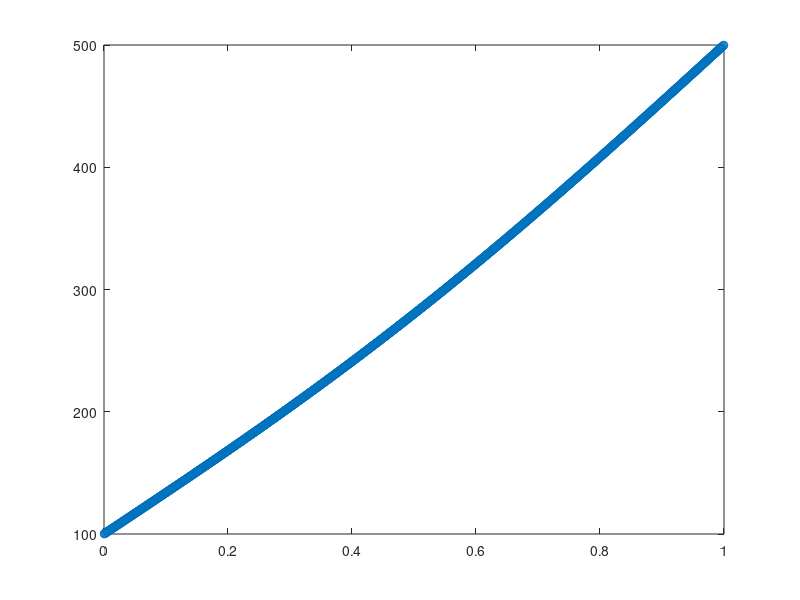

MATLAB code for this plot:
%Simulating the unsteady state 1-D Diffusion equation (Fourier's equation)
...by the Finite Volume Method using fully implicit scheme
    
% Governning equation : k*Txx+S=0; Txx=dT/d^2(x)

clear
%%
% ------Setup problem Parameters-------------------------------
L=1;      % total length is 1m
Area=0.01;  % Cross-session area is 0.01m^2.
k=1000;     % Thermal conductivity is 1000W/m/K
rhoc=1e6;     % density times conductivity
T_L=100;    % Left boundary temperature
T_R=500;    % Right boundary temperature

t_end=300;       % total simulation time 
dt=2;   % time step

T_0=1;      % initial temperature

% ------Setup solver Parameters---------------------------------
Num_node=1000;      % number of volumes

% -----------------------Initializing -------------------------------
X=zeros(Num_node,1);
A=zeros(Num_node,Num_node);
b=zeros(Num_node,1);
dx=L/Num_node;

X_0=ones(Num_node,1)*T_0;

%%

Index_frame=1;
for t=0:dt:t_end

    % -----------------------F V M------------------------------------------
    % Problem to be solved is vector X. It is solved by AX=b. A,b are known.
    %--------------------Build Matrix A-------------------------------------
    %---For iner node-------   
    for i = 2:Num_node-1

        a_W=k/dx;
        a_E=k/dx;
        
        a_P0=rhoc*dx/dt;
        a_P=-a_P0-a_W-a_E;

        A(i,i-1)=a_W;
        A(i,i)  =a_P;
        A(i,i+1)=a_E;
    end
    %---For Boundary node-----------------------------
    %---For Left node---------------------
        a_W=0;
        a_E=k/dx;
        S_P=-2*k/dx;
        a_P0=rhoc*dx/dt;
        a_P=S_P-a_P0-a_W-a_E;
        %S_u=2*k*A/dx*T_A

        i=1;
       %A(i,i-1)=a_W;
        A(i,i)  =a_P;
        A(i,i+1)=a_E;
    %---For Right node---------------------
        a_W=k/dx;
        a_E=0;
        S_P=-2*k/dx;
        a_P0=rhoc*dx/dt;
        a_P=S_P-a_P0-a_W-a_E;
        %S_u=2*k*A/dx*T_B

        i=Num_node;
        A(i,i-1)=a_W;
        A(i,i)  =a_P;
        %A(i,i+1)=a_E;

    %--------------------Build Vector b-------------------------------------
    a_P0=rhoc*dx/dt;
    for i = 2:Num_node-1
        b(i,1)=-a_P0*X_0(i);
    end
    %---For Left node---------------------
    S_u=2*k/dx*T_L;
    i=1;
    b(i,1)=-S_u-a_P0*X_0(i);
    %---For Right node---------------------
    S_u=2*k/dx*T_R;
    i=Num_node;
    b(i,1)=-S_u-a_P0*X_0(i);
       
    %-------------------Solve AX=b----------------------------------------
    X=A\b;
    
    X_0=X;
    %%
    %-------------------Plot----------------------------------------------
    X_label=(dx/2:dx:L-dx/2)';
    h=plot(X_label,X,'-o');
%     pause(0.1)
     F(Index_frame)=getframe;
     Index_frame=Index_frame+1;
    

end
    pause(1)
    movie(F)
    